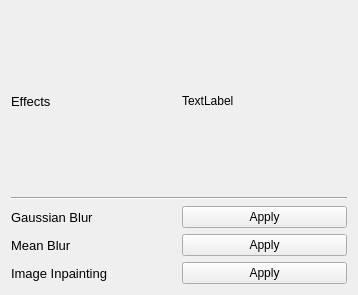
<?xml version="1.0" encoding="UTF-8"?>
<ui version="4.0">
 <class>Effects</class>
 <widget class="QWidget" name="Effects">
  <property name="geometry">
   <rect>
    <x>0</x>
    <y>0</y>
    <width>358</width>
    <height>295</height>
   </rect>
  </property>
  <property name="windowTitle">
   <string>Form</string>
  </property>
  <layout class="QGridLayout" name="gridLayout">
   <item row="0" column="0">
    <layout class="QHBoxLayout" name="horizontalLayout_4">
     <item>
      <widget class="QLabel" name="effectsLabel">
       <property name="font">
        <font>
         <pointsize>10</pointsize>
        </font>
       </property>
       <property name="text">
        <string>Effects</string>
       </property>
      </widget>
     </item>
     <item>
      <widget class="QLabel" name="effectLogo">
       <property name="text">
        <string>TextLabel</string>
       </property>
      </widget>
     </item>
    </layout>
   </item>
   <item row="1" column="0">
    <widget class="Line" name="line">
     <property name="orientation">
      <enum>Qt::Horizontal</enum>
     </property>
    </widget>
   </item>
   <item row="2" column="0">
    <layout class="QHBoxLayout" name="horizontalLayout">
     <item>
      <widget class="QLabel" name="gaussianBlurLabel">
       <property name="font">
        <font>
         <pointsize>10</pointsize>
        </font>
       </property>
       <property name="text">
        <string>Gaussian Blur</string>
       </property>
      </widget>
     </item>
     <item>
      <widget class="QPushButton" name="gaussianPushButton">
       <property name="text">
        <string>Apply</string>
       </property>
      </widget>
     </item>
    </layout>
   </item>
   <item row="3" column="0">
    <layout class="QHBoxLayout" name="horizontalLayout_2">
     <item>
      <widget class="QLabel" name="meanBlurLabel">
       <property name="font">
        <font>
         <pointsize>10</pointsize>
        </font>
       </property>
       <property name="text">
        <string>Mean Blur</string>
       </property>
      </widget>
     </item>
     <item>
      <widget class="QPushButton" name="meanPushButton">
       <property name="text">
        <string>Apply</string>
       </property>
      </widget>
     </item>
    </layout>
   </item>
   <item row="4" column="0">
    <layout class="QHBoxLayout" name="horizontalLayout_3">
     <item>
      <widget class="QLabel" name="imageInpaintingLabel">
       <property name="font">
        <font>
         <pointsize>10</pointsize>
        </font>
       </property>
       <property name="text">
        <string>Image Inpainting</string>
       </property>
      </widget>
     </item>
     <item>
      <widget class="QPushButton" name="inpaintingPushButton">
       <property name="text">
        <string>Apply</string>
       </property>
      </widget>
     </item>
    </layout>
   </item>
  </layout>
 </widget>
 <resources/>
 <connections/>
</ui>
